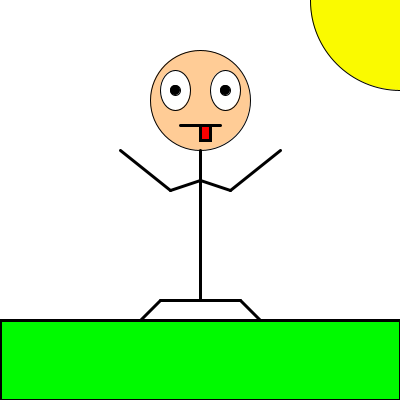
Frame 1 (no input)
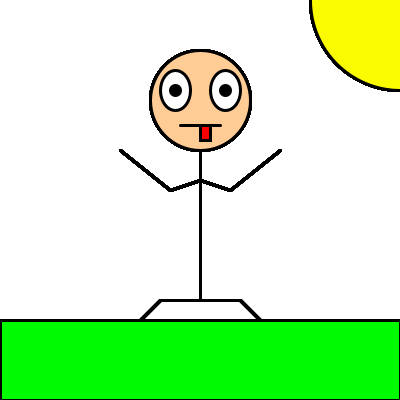
Frame 60 (the mouse pressed at the canvas centre just before this capture)
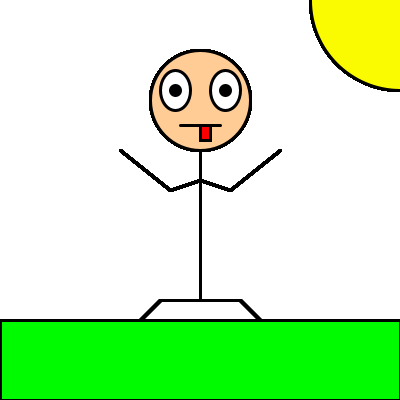
Frame 120 (the mouse held since frame 60 and released just before this capture)

The Processing sketch that drew these frames (run headless with seeded random() and noise(); from frame 60 on, the mouse is pressed at the canvas centre):

// Processing sketch: processing_108302
// ── processing_108302.pde

void setup() 
{
  size (400, 400);
  background (255);
  smooth();
}

void draw() 
{

  fill (250, 250, 0);      //sun
  ellipse (400, 0, 180, 180);

  fill(255, 204, 150);              //head
  ellipse(200, 100, 100, 100);

  fill(255);             //eyes
  ellipse(175, 90, 30, 40);
  ellipse(225, 90, 30, 40);

  fill(0);
  ellipse (175, 90, 10, 10);
  ellipse (225, 90, 10, 10);

  strokeWeight(3);       //mouth
  line(180, 125, 220, 125);
  fill(250, 0, 0);
  rectMode(CORNER);
  rect(200, 125, 10, 15);

  line(200, 150, 200, 300); //body

  line(200, 180, 170, 190); //left arm
  line(170, 190, 120, 150);

  line(200, 180, 230, 190); //right arm
  line(230, 190, 280, 150);

  line(160, 300, 240, 300); //legs
  line(240, 300, 260, 320); //right
  line(160, 300, 140, 320); //left

  rectMode(CORNER); //grass
  fill(0, 250, 0);
  rect(0, 320, 400, 80);
}

void mousePressed()   //rain
{
  stroke(0); 
  fill(0, 0, 255); 
  ellipseMode(CENTER); 
  ellipse(mouseX, mouseY, 10, 12);
}

void keyPressed()  //clouds
{
  stroke(0);
  fill(125);
  ellipse(80, 30, 100, 50);
  ellipse(150, 30, 100, 50);
  ellipse(260, 30, 100, 50);
  ellipse(300, 30, 100, 50);
}
